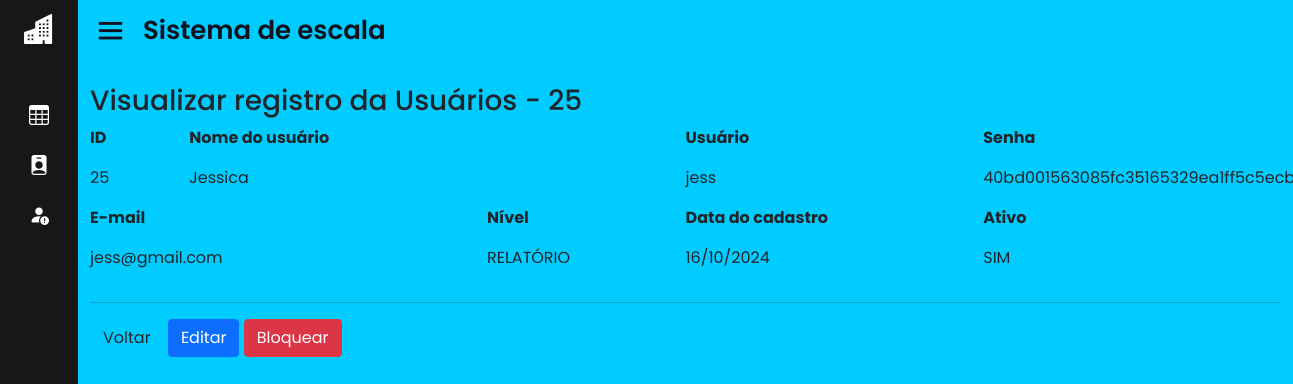
The app's page /home.php?page=view_usu&id=25 (signed in), older data.
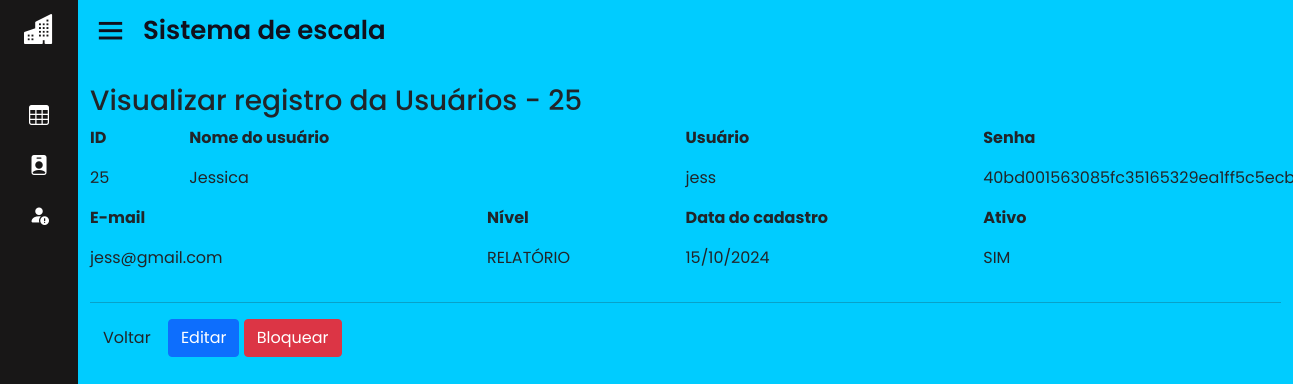
The same page, newer data.
### tables this page shows
CREATE TABLE IF NOT EXISTS `usuarios` (
  `id` int(11) unsigned NOT NULL AUTO_INCREMENT,
  `nome` varchar(50) NOT NULL,
  `usuario` varchar(25) NOT NULL,
  `senha` varchar(40) NOT NULL,
  `email` varchar(100) NOT NULL,
  `nivel` int(1) unsigned NOT NULL DEFAULT 1,
  `ativo` tinyint(1) NOT NULL DEFAULT 1,
  `dt_cadastro` datetime NOT NULL,
  `id_func` int(11) DEFAULT NULL,
  PRIMARY KEY (`id`),
  UNIQUE KEY `usuario` (`usuario`),
  KEY `nivel` (`nivel`),
  KEY `FK_usuarios_funcionario` (`id_func`),
  CONSTRAINT `FK_usuarios_funcionario` FOREIGN KEY (`id_func`) REFERENCES `funcionario` (`id_func`) ON DELETE CASCADE ON UPDATE CASCADE
);

### sis/usuarios/view_usu.php (the view, shortened to what this page needs)
<?php
	$id = (int) $_GET['id'];
	$sql = mysqli_query($con, "select * from usuarios where id = '".$id."';");
	$row = mysqli_fetch_array($sql);
?>
<div id="main" class="container-fluid">
	<br>
		<h3 class="page-header">Visualizar registro da Usuários - <?php echo $id;?></h3>
	<div class="row">
		<div class="col-md-1">
			<p><strong>ID</strong></p>
			<p><?php echo $row['id'];?></p>
		</div>
		<div class="col-md-5">
			<p><strong>Nome do usuário</strong></p>
			<p><?php echo $row['nome'];?></p>
		</div>
		<div class="col-md-3">
			<p><strong>Usuário</strong></p>
			<p><?php echo $row['usuario']; ?></p>
		</div>
		<div class="col-md-3">
			<p><strong>Senha</strong></p>
			<p><?php echo $row['senha']; ?></p>
		</div>
	</div>
	<div class="row">
		<div class="col-md-4">
			<p><strong>E-mail</strong></p>
			<p><?php echo $row['email'];?></p>
		</div>
		<div class="col-md-2">
			<p><strong>Nível</strong></p>
			<p><?php switch($row['nivel'])
					{
						case 1: echo "RELATÓRIO";break;
					}
				?>
			</p>
		</div>
		<div class="col-md-3">
			<p><strong>Data do cadastro</strong></p>
			<p><?php echo date('d/m/Y',strtotime($row['dt_cadastro'])); ?></p>
		</div>
		<div class="col-md-2">
			<p><strong>Ativo</strong></p>
			<p><?php
				if($row["ativo"]==1){
					echo "SIM";
				}else if($row["ativo"]==0){
					echo "NÃO";
				}
				?>
			</p>
		</div>
	</div>
	<hr/>
	<div id="actions" class="row">
		<div class="col-md-12">
			<a href="?page=lista_usu" class="btn btn-default">Voltar</a>
			<?php echo "<a href=?page=fedita_usu&id=".$row['id']." class='btn btn-primary'>Editar</a>";?>
			<?php
				if($row["ativo"]==1){
					echo "<a href=?page=block_usu&id=".$row['id']." class='btn btn-danger'>Bloquear</a>";
				}else if($row["ativo"]==0){
					echo "<a href=?page=ativa_usu&id=".$row['id']." class='btn btn-success'>&nbsp;&nbsp;&nbsp;Ativar&nbsp;&nbsp;</a>";
				}
				?>
		</div>
	</div>
</div>

Row changes from the older to the newer data that the page shows:
changed usuarios "Jessica": dt_cadastro "16/10/2024" → "15/10/2024"
